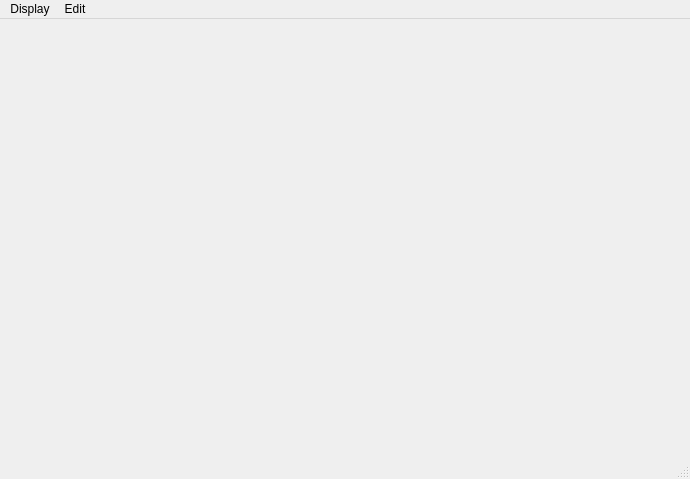
<?xml version="1.0" encoding="UTF-8"?>
<ui version="4.0">
 <class>MainWindow</class>
 <widget class="QMainWindow" name="MainWindow">
  <property name="geometry">
   <rect>
    <x>0</x>
    <y>0</y>
    <width>690</width>
    <height>479</height>
   </rect>
  </property>
  <property name="windowTitle">
   <string>MainWindow</string>
  </property>
  <widget class="QWidget" name="centralwidget"/>
  <widget class="QMenuBar" name="menubar">
   <property name="geometry">
    <rect>
     <x>0</x>
     <y>0</y>
     <width>690</width>
     <height>36</height>
    </rect>
   </property>
   <widget class="QMenu" name="menuDisplay">
    <property name="title">
     <string>Display</string>
    </property>
    <addaction name="actionSystem_infos"/>
   </widget>
   <widget class="QMenu" name="menuEdit">
    <property name="title">
     <string>Edit</string>
    </property>
    <addaction name="actionReset_all"/>
   </widget>
   <addaction name="menuDisplay"/>
   <addaction name="menuEdit"/>
  </widget>
  <widget class="QStatusBar" name="statusbar"/>
  <action name="actionReset_all">
   <property name="checkable">
    <bool>false</bool>
   </property>
   <property name="enabled">
    <bool>true</bool>
   </property>
   <property name="text">
    <string>Reset all</string>
   </property>
  </action>
  <action name="actionSystem_infos">
   <property name="checkable">
    <bool>true</bool>
   </property>
   <property name="checked">
    <bool>true</bool>
   </property>
   <property name="text">
    <string>System infos</string>
   </property>
  </action>
 </widget>
 <resources/>
 <connections/>
</ui>
